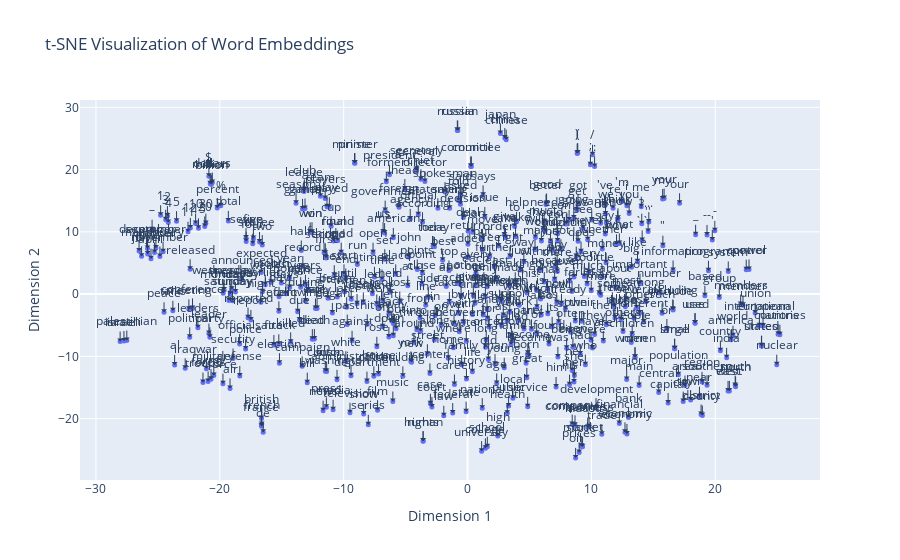

Source (notebook cell):
### Code cell
no_of_sample= 500
wl = glove.vectors[:no_of_sample]
tsne = TSNE(n_components=2,random_state=42)
transformed_wl = tsne.fit_transform(wl)

import plotly.graph_objects as go
import pandas as pd

# Assuming you have the word embeddings already in `transformed_wl`
# and the list of words in `glove.itos[:1000]`

# Create a DataFrame to store the data for Plotly
data = {
    'x': transformed_wl[:, 0],
    'y': transformed_wl[:, 1],
    'word': glove.itos[:no_of_sample]  # Assuming you want to plot the first 1000 words
}
df = pd.DataFrame(data)

# Create the scatter plot using Plotly
fig = go.Figure()

scatter = go.Scatter(
    x=df['x'],
    y=df['y'],
    mode='markers',  # Show markers and text
    text=df['word'],      # Set text to display on hover
    textfont=dict(size=10),  # Set the size of the text
    marker=dict(size=5),   # Set the size of the markers
)

fig.add_trace(scatter)

# Add annotations for some key points
annotations = [dict(
    x=row['x'],
    y=row['y'],
    text=row['word'],
    showarrow=True,
    arrowhead=1,
    ax=0,
    ay=-20
) for _, row in df.iterrows()]

fig.update_layout(annotations=annotations)

# Add labels and title
fig.update_xaxes(title='Dimension 1')
fig.update_yaxes(title='Dimension 2')
fig.update_layout(title='t-SNE Visualization of Word Embeddings')

# Show the plot
fig.show()
